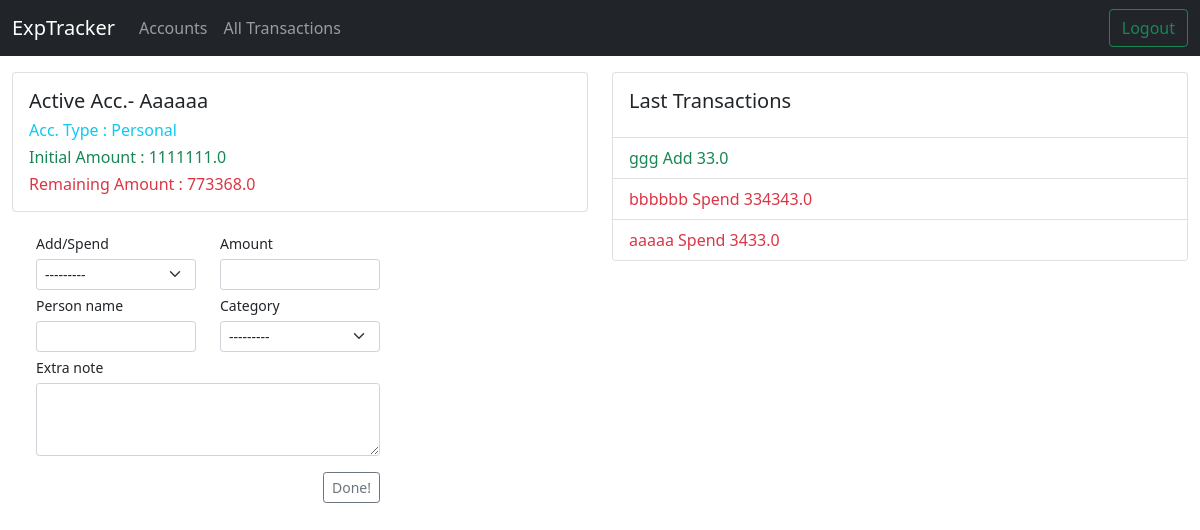
Screenshot of /mysite/home/ (signed in) with the database file from the repository.
### mysite/models.py (models this page shows, shortened)
class ExpAccounts(models.Model):
    acc_name = models.CharField('Account Name', max_length=100)
    acc_type = models.CharField(max_length=60, choices=[('personal', 'Personal'), ('commercial', 'Commercial'), ('other', 'Other')])
    initial_amount = models.FloatField(default=0.0)
    rem_amount = models.FloatField(default=0.0)
    status = models.IntegerField(default=0)
    date_created = models.DateField(default=timezone.now)
    user_acc = models.ForeignKey(User, on_delete=models.CASCADE)

class ExpTransactions(models.Model):
    person_name = models.CharField(max_length=100)
    amount = models.FloatField()
    category = models.CharField(max_length=100, choices=[('food', 'Food'), ('hospital', 'Hospital'), ('other', 'Other')])
    date_time = models.DateField(default=timezone.now)
    add_spend = models.IntegerField(choices=[(0, 'Spend'), (1, 'Add')]) # 0 -> spend, 1 -> add
    extra_note = models.TextField()
    exp_acc = models.ForeignKey(ExpAccounts, on_delete=models.CASCADE)

### mysite/views.py (the view, shortened to what this page needs)
# urls.py: 2. Add a URL to urlpatterns:  path('', views.home, name='home')
@login_required
def home(request):
    form = ExpTransactionsForm(request.POST or None)
    data = {'form': form}
    try:
        active_acc = ExpAccounts.objects.filter(status=1, user_acc=request.user).get()
        last_tx = ExpTransactions.objects.filter(exp_acc=active_acc).order_by('-id')[:10]
    except ExpAccounts.DoesNotExist:
        active_acc = None
        last_tx = None
    data['active_acc'] = active_acc
    data['last_tx'] = last_tx
    return render(request, 'mysite/pages/home.html', data)

### mysite/forms.py
class ExpTransactionsForm(forms.ModelForm):
    class Meta:
        model = ExpTransactions
        fields = ['person_name', 'amount', 'category', 'add_spend', 'extra_note', ]
        widgets = {
            'person_name': forms.TextInput(attrs={'class': 'form-control form-control-sm'}),
            'amount': forms.TextInput(attrs={'class': 'form-control form-control-sm'}),
            'category': forms.Select(attrs={'class': 'form-select form-select-sm'}),
            'add_spend': forms.Select(attrs={'class': 'form-select form-select-sm'}),
            'extra_note': forms.Textarea(attrs={'class': 'form-control form-control-sm', 'rows': '3'} ),
        }

### mysite/templates/mysite/pages/home.html (shortened to what this page needs)
{% extends 'mysite/base.html' %}
{% block navlist %}
<li class="nav-item">
    <a class="nav-link" href="{% url 'mysite:expaccounts' %}">Accounts</a>
  </li>
  <li class="nav-item">
    <a class="nav-link" href="{% url 'mysite:alltransactions' %}">All Transactions</a>
  </li>
{% endblock %}
{% block rightsidebtn %}
<div class="d-flex">
    <a href="{% url 'accounts:logout_user' %}" class="btn btn-outline-success"> Logout </a>
</div>
{% endblock %}
{% block content %}
  <div class="container-fluid mt-3">
    {% if active_acc %}
    <div class="row">
      <div class="col-sm-12 col-md-12 col-lg-6 col-xl-6">
          <div class="row">
            <div class="col-sm-12 col-md-12 col-lg-12 col-xl-12">
              <div class="card">
                <div class="card-body">
                  <h5 class="card-title">Active Acc.- {{ active_acc.acc_name|title }}</h5>
                  <h6 class="card-text text-info">Acc. Type : {{ active_acc.acc_type|title }}</h6>
                  <h6 class="card-text text-success">Initial Amount : {{ active_acc.initial_amount }}</h6>
                  <h6 class="card-text text-danger">Remaining Amount : {{ active_acc.rem_amount }}</h6>
                </div>
              </div>
            </div>
          </div>
          <div class="container mt-3">
            <div class="row">
              <div class="col-sm-12 col-md-12 col-lg-8">
              <form action="" method="post">
                <div class="row">
                  <div class="col">
                    <label class="col-form-label col-form-label-sm">Add/Spend</label>
                    {{ form.add_spend }}
                  </div>
                  <div class="col">
                    <label class="col-form-label col-form-label-sm">{{ form.amount.label }}</label>
                    {{ form.amount }}
                  </div>
                </div>
                <div class="row">
                  <div class="col">
                    <label class="col-form-label col-form-label-sm">{{ form.person_name.label }}</label>
                    {{ form.person_name }}
                  </div>
                  <div class="col">
                    <label class="col-form-label col-form-label-sm">{{ form.category.label }}</label>
                    {{ form.category }}
                  </div>
                </div>
                <div class="row mb-3">
                  <div class="col">
                    <label class="col-form-label col-form-label-sm">{{ form.extra_note.label }}</label>
                    {{ form.extra_note }}
                  </div>
                </div>
                <div class="text-end">
                <button type="submit" class="btn btn-sm btn-outline-secondary">Done!</button>
              </div>
              </form>
            </div>
          </div>
          </div>
      </div>
      <div class="col-sm-12 col-md-12 col-lg-6 col-xl-6">
        <div class="card">
          <div class="card-body">
            <h5 class="card-title">Last Transactions</h5>
          </div>
          {% if last_tx %}
          <ul class="list-group list-group-flush">
            {% for tx in last_tx %}
              {% if tx.add_spend == 0 %}
               <li class="list-group-item text-danger">{{ tx.person_name }} Spend {{ tx.amount }}</li>
              {% elif tx.add_spend == 1 %}
               <li class="list-group-item text-success">{{ tx.person_name }} Add {{ tx.amount }}</li>
              {% endif %}
            {% endfor %}
          </ul>
          {% endif %}
        </div>
      </div>
    </div>
    {% endif %}
  </div>
{% endblock %}

### rows the page displays
ExpAccounts: acc_name "Aaaaaa", acc_type "Personal", initial_amount "1111111.0", rem_amount "773368.0"
ExpTransactions: person_name "ggg", amount "33.0"
ExpTransactions: person_name "bbbbbb", amount "334343.0"
ExpTransactions: person_name "aaaaa", amount "3433.0"
